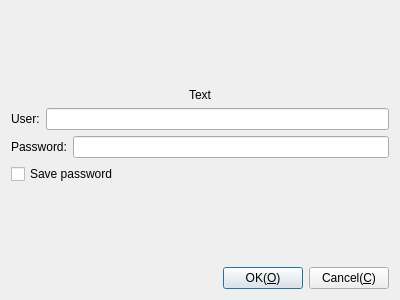
<?xml version="1.0" encoding="UTF-8"?>
<ui version="4.0">
 <class>CDlgLibVNCServerPassword</class>
 <widget class="QDialog" name="CDlgLibVNCServerPassword">
  <property name="geometry">
   <rect>
    <x>0</x>
    <y>0</y>
    <width>400</width>
    <height>300</height>
   </rect>
  </property>
  <property name="windowTitle">
   <string>Input password</string>
  </property>
  <layout class="QGridLayout" name="gridLayout">
   <item row="0" column="0">
    <spacer name="verticalSpacer_2">
     <property name="orientation">
      <enum>Qt::Vertical</enum>
     </property>
     <property name="sizeHint" stdset="0">
      <size>
       <width>20</width>
       <height>75</height>
      </size>
     </property>
    </spacer>
   </item>
   <item row="1" column="0">
    <layout class="QVBoxLayout" name="verticalLayout">
     <item>
      <widget class="QLabel" name="lbText">
       <property name="text">
        <string>Text</string>
       </property>
       <property name="alignment">
        <set>Qt::AlignCenter</set>
       </property>
      </widget>
     </item>
     <item>
      <layout class="QHBoxLayout" name="horizontalLayout">
       <item>
        <widget class="QLabel" name="label">
         <property name="text">
          <string>User:</string>
         </property>
        </widget>
       </item>
       <item>
        <widget class="QLineEdit" name="leUser"/>
       </item>
      </layout>
     </item>
     <item>
      <layout class="QHBoxLayout" name="horizontalLayout_2">
       <item>
        <widget class="QLabel" name="label_2">
         <property name="text">
          <string>Password:</string>
         </property>
        </widget>
       </item>
       <item>
        <widget class="QLineEdit" name="lePassword">
         <property name="echoMode">
          <enum>QLineEdit::Password</enum>
         </property>
        </widget>
       </item>
      </layout>
     </item>
     <item>
      <widget class="QCheckBox" name="cbSavePassword">
       <property name="text">
        <string>Save password</string>
       </property>
      </widget>
     </item>
    </layout>
   </item>
   <item row="2" column="0">
    <spacer name="verticalSpacer">
     <property name="orientation">
      <enum>Qt::Vertical</enum>
     </property>
     <property name="sizeHint" stdset="0">
      <size>
       <width>20</width>
       <height>42</height>
      </size>
     </property>
    </spacer>
   </item>
   <item row="3" column="0">
    <layout class="QHBoxLayout" name="horizontalLayout_3">
     <item>
      <spacer name="horizontalSpacer">
       <property name="orientation">
        <enum>Qt::Horizontal</enum>
       </property>
       <property name="sizeHint" stdset="0">
        <size>
         <width>40</width>
         <height>20</height>
        </size>
       </property>
      </spacer>
     </item>
     <item>
      <widget class="QPushButton" name="pbOK">
       <property name="text">
        <string>OK(&amp;O)</string>
       </property>
      </widget>
     </item>
     <item>
      <widget class="QPushButton" name="pbCancel">
       <property name="text">
        <string>Cancel(&amp;C)</string>
       </property>
      </widget>
     </item>
    </layout>
   </item>
  </layout>
 </widget>
 <resources/>
 <connections/>
</ui>
